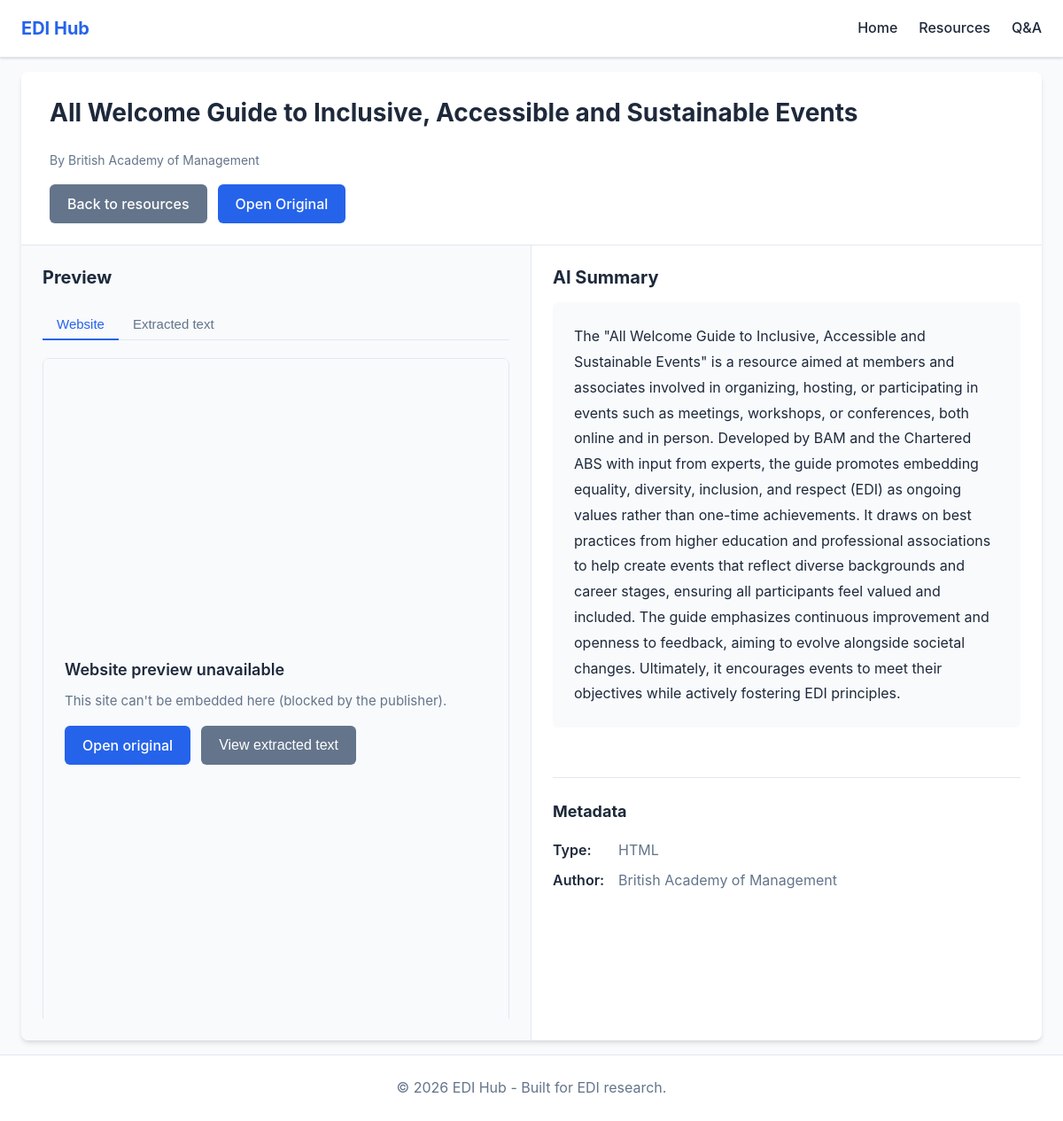
Page /resource/5 on the committed database.
### tables this page shows
CREATE TABLE summaries (
                id TEXT PRIMARY KEY,
                title TEXT,
                included_excluded TEXT,
                status TEXT,
                kind TEXT,
                clean_url TEXT,
                final_url TEXT,
                text_path TEXT,
                text_len INTEGER,

                resource_type TEXT,
                resource_format TEXT,

                model TEXT,
                summary TEXT,
                created_at_utc REAL,

                error TEXT
            , author TEXT);

### app.py (the view)
@app.route("/resource/<resource_id>")
def resource_detail(resource_id: str):
    resource = get_resource_by_id(resource_id)
    if not resource:
        abort(404, description="Resource not found")
    if resource.get("is_hidden"):
        return render_template("resource_unavailable.html")
    preview_type = "none"
    preview_content = None
    kind = resource["kind"]
    raw_path = resource["raw_path"]
    text_path = resource["text_path"]
    if kind == "pdf" and raw_path:
        raw_file = PROJECT_ROOT / raw_path
        if raw_file.exists() and raw_file.suffix.lower() == ".pdf":
            preview_type = "pdf"
            pdf_url = url_for("serve_pdf", resource_id=resource_id)
            extracted_html = None
            if text_path:
                text_file = PROJECT_ROOT / text_path
                if text_file.exists():
                    try:
                        raw_text = text_file.read_text(encoding="utf-8", errors="ignore")
                        extracted_html = _format_extracted_text(raw_text)
                    except Exception:
                        pass
            preview_content = {"pdf_path": pdf_url, "extracted_html": extracted_html}
    elif kind == "html":
        extracted_html = None
        if text_path:
            text_file = PROJECT_ROOT / text_path
            if text_file.exists():
                try:
                    raw_text = text_file.read_text(encoding="utf-8", errors="ignore")
                    extracted_html = _format_extracted_text(raw_text)
                except Exception:
                    pass
        open_original_url = resource.get("display_url") or resource.get("final_url") or ""
        if open_original_url and not open_original_url.strip().lower().startswith("http"):
            open_original_url = ""  # avoid accidentally using a relative path
        if open_original_url and app.debug:
            print(f"[resource_detail] HTML open_original_url (external): {open_original_url[:80]}...")
        if open_original_url:
            preview_type = "iframe"
            preview_content = {"url": open_original_url, "extracted_html": extracted_html}
        elif extracted_html:
            preview_type = "article"
            preview_content = {"extracted_html": extracted_html}
        else:
            preview_type = "none"
            preview_content = None
    return render_template(
        "resource_detail.html",
        resource=resource,
        preview_type=preview_type,
        preview_content=preview_content,
    )

### app.py (called while the page is built)
def _is_heading_line(line: str) -> bool:
    if len(line) > 80:
        return False
    stripped = line.strip()
    if not stripped:
        return False
    if len(stripped) >= 2 and stripped.isupper() and stripped.isalpha():
        return True
    words = stripped.split()
    if 1 <= len(words) <= 8 and all(w[0].isupper() for w in words if w and w[0].isalpha()):
        return True
    return False

### web/db.py (called while the page is built, shortened)
def should_hide_resource(row: dict[str, Any]) -> bool:
    kind = (row.get("kind") or "").strip().lower()
    status = (row.get("status") or "").strip().upper()
    error = (row.get("error") or "").strip().lower()
    final_url = (row.get("final_url") or "").strip()
    clean_url = (row.get("clean_url") or "").strip()
    if kind == "media":
        return True
    if status == "SKIPPED_MEDIA" or status.startswith("FAILED"):
        return True
    if error and any(sub in error for sub in ERROR_FAILURE_SUBSTRINGS):
        return True
    if not final_url and not clean_url:
        return True
    return False

def get_db_connection():
    if not DB_PATH.exists():
        raise FileNotFoundError(f"Database not found: {DB_PATH}")
    return sqlite3.connect(DB_PATH)

def find_raw_path(resource_id: str, kind: str) -> Optional[str]:
    if kind != "pdf":
        return None

### web/templates/resource_detail.html (shortened to what this page needs)
{% extends "base.html" %}
{% block content %}
<div class="resource-detail-container">
    <div class="resource-header">
        <h1>{{ resource.title }}</h1>
        {% if resource.author %}
        <p class="resource-author">By {{ resource.author }}</p>
        {% endif %}
        <div class="resource-header-actions">
            <a href="{{ url_for('resources') }}" class="btn btn-secondary">Back to resources</a>
            {% if resource.has_valid_url %}
            <a href="{{ resource.display_url }}" target="_blank" rel="noopener noreferrer" class="btn btn-primary" title="Open original resource in a new tab" data-original-url="{{ resource.display_url }}">
                Open Original
            </a>
            {% else %}
            <span class="btn btn-primary btn-disabled" title="No URL available for this resource.">Open Original</span>
            {% endif %}
        </div>
    </div>
    <div class="split-view">
        <div class="preview-pane">
            <h2>Preview</h2>
            {% if preview_type == "pdf" %}
            <div class="pdf-preview-tabs html-preview-tabs" role="tablist" aria-label="PDF preview type">
                <div class="preview-tablist">
                    <button type="button" class="preview-tab active" role="tab" id="tab-pdf-preview" aria-selected="true" aria-controls="panel-pdf-preview" data-tab="pdf">PDF Preview</button>
                    <button type="button" class="preview-tab" role="tab" id="tab-pdf-extracted" aria-selected="false" aria-controls="panel-pdf-extracted" data-tab="pdf-extracted"{% if not preview_content.extracted_html %} disabled{% endif %}>Extracted text</button>
                </div>
                <div id="panel-pdf-preview" class="preview-tabpanel" role="tabpanel" aria-labelledby="tab-pdf-preview">
                    <div class="pdf-viewer">
                        <iframe
                            src="{{ preview_content.pdf_path }}#toolbar=0&navpanes=0&scrollbar=1"
                            title="PDF Preview"
                        ></iframe>
                    </div>
                </div>
                <div id="panel-pdf-extracted" class="preview-tabpanel" role="tabpanel" aria-labelledby="tab-pdf-extracted" hidden>
                    {% if preview_content.extracted_html %}
                    <div class="extract-search-bar">
                        <input type="text" id="pdf-extract-search-input" class="extract-search" placeholder="Search within preview…" aria-label="Search within extracted text" autocomplete="off">
                        <span id="pdf-match-count" class="extract-match-count" aria-live="polite"></span>
                        <div class="extract-nav-buttons">
                            <button type="button" id="pdf-prev-btn" class="btn btn-small btn-outline" aria-label="Previous match" disabled>Previous</button>
                            <button type="button" id="pdf-next-btn" class="btn btn-small btn-outline" aria-label="Next match" disabled>Next</button>
                        </div>
                    </div>
                    <div id="pdf-extracted-text" class="article-content extract-content-inner extract-content-full">{{ preview_content.extracted_html|safe }}</div>
                    {% else %}
                    <p class="preview-no-extract-msg">Extracted text unavailable for this resource.</p>
                    {% endif %}
                </div>
            </div>
            {% elif preview_type == "iframe" or preview_type == "article" %}
            <div class="html-preview-tabs" role="tablist" aria-label="Preview type">
                <div class="preview-tablist">
                    <button type="button" class="preview-tab active" role="tab" id="tab-website" aria-selected="true" aria-controls="panel-website" data-tab="website">Website</button>
                    <button type="button" class="preview-tab" role="tab" id="tab-extracted" aria-selected="false" aria-controls="panel-extracted" data-tab="extracted"{% if not preview_content.extracted_html %} disabled{% endif %}>Extracted text</button>
                </div>
                <div id="panel-website" class="preview-tabpanel" role="tabpanel" aria-labelledby="tab-website">
                    {% if preview_type == "iframe" %}
                    <div id="html-iframe-container" class="iframe-wrapper html-iframe-container">
                        <div id="html-iframe-fallback" class="iframe-fallback" role="alert" aria-live="polite" hidden>
                            <h3 class="iframe-fallback-title">Website preview unavailable</h3>
                            <p class="iframe-fallback-body">This site can't be embedded here (blocked by the publisher).</p>
                            <div class="iframe-fallback-actions">
                                {% if resource.has_valid_url %}
                                <a href="{{ resource.display_url }}" target="_blank" rel="noopener noreferrer" class="btn btn-primary">Open original</a>
                                {% else %}
                                <span class="btn btn-primary btn-disabled">Open original</span>
                                {% endif %}
                                <button type="button" class="btn btn-secondary" id="iframe-fallback-view-extracted">View extracted text</button>
                            </div>
                        </div>
                    </div>
                    {% else %}
                    <p class="preview-no-website-msg">No live link for this resource. Use the <strong>Extracted text</strong> tab to read the content.</p>
                    {% endif %}
                </div>
            </div>
            {% elif preview_type == "text" %}
            <div class="text-preview">
                <pre class="text-content">{{ preview_content.text }}</pre>
            </div>
            {% else %}
            <div class="no-preview">
                <p>Preview not available for this resource.</p>
                <p>{% if resource.has_valid_url %}Please use the <strong>Open Original</strong> button above to view the resource.{% else %}No preview or URL available.{% endif %}</p>
            </div>
            {% endif %}
        </div>
        <div class="summary-pane">
            <h2>AI Summary</h2>
            {% if resource.has_summary %}
            <div class="summary-content">
                <p>{{ resource.summary }}</p>
            </div>
            {% endif %}
            <div class="resource-metadata">
                <h3>Metadata</h3>
                <dl>
                    <dt>Type:</dt>
                    <dd>{{ resource.kind|upper }}</dd>
                    {% if resource.author %}
                    <dt>Author:</dt>
                    <dd>{{ resource.author }}</dd>
                    {% endif %}
                </dl>
            </div>
        </div>
    </div>
</div>
{% endblock %}

### web/static/style.css (style rules this page uses)
* { margin: 0; padding: 0; box-sizing: border-box; }
:root { --primary-color: #2563eb; --primary-hover: #1d4ed8; --secondary-color: #64748b; --secondary-hover: #475569; --bg-color: #ffffff; --bg-alt: #f8fafc; --text-color: #1e293b; --text-muted: #64748b; --border-color: #e2e8f0; --shadow: 0 1px 3px 0 rgba(0, 0, 0, 0.1), 0 1px 2px 0 rgba(0, 0, 0, 0.06); --shadow-md: 0 4px 6px -1px rgba(0, 0, 0, 0.1), 0 2px 4px -1px rgba(0, 0, 0, 0.06); --shadow-lg: 0 10px 15px -3px rgba(0, 0, 0, 0.1), 0 4px 6px -2px rgba(0, 0, 0, 0.05); }
body { font-family: -apple-system, BlinkMacSystemFont, "Segoe UI", Roboto, "Helvetica Neue", Arial, sans-serif; line-height: 1.6; color: var(--text-color); background-color: var(--bg-alt); min-height: 100vh; display: flex; flex-direction: column; }
.btn { display: inline-block; padding: 0.625rem 1.25rem; font-size: 1rem; font-weight: 500; text-align: center; text-decoration: none; border: none; border-radius: 0.375rem; cursor: pointer; transition: all 0.2s; line-height: 1.5; }
.btn-primary { background-color: var(--primary-color); color: white; }
.btn-secondary { background-color: var(--secondary-color); color: white; }
.resource-author { color: var(--text-muted); font-size: 0.875rem; margin-bottom: 0; }
.resource-detail-container { background: var(--bg-color); border-radius: 0.5rem; box-shadow: var(--shadow-md); overflow: hidden; min-height: calc(100vh - 120px); }
.resource-header { padding: 1.5rem 2rem; border-bottom: 1px solid var(--border-color); display: flex; flex-wrap: wrap; align-items: center; gap: 1rem; }
.resource-header h1 { font-size: 1.75rem; margin-bottom: 0.25rem; color: var(--text-color); flex: 1 1 100%; }
.resource-header .resource-author { color: var(--text-muted); margin-bottom: 0; flex: 1 1 100%; }
.resource-header-actions { display: flex; flex-wrap: wrap; gap: 0.75rem; align-items: center; }
.split-view { display: grid; grid-template-columns: 1fr 1fr; min-height: calc(100vh - 220px); height: calc(100vh - 220px); }
.preview-pane, .summary-pane { padding: 1.25rem 1.5rem; overflow-y: auto; height: 100%; display: flex; flex-direction: column; }
.preview-pane { border-right: 1px solid var(--border-color); background: var(--bg-alt); }
.preview-pane h2, .summary-pane h2 { font-size: 1.25rem; margin-bottom: 0.75rem; color: var(--text-color); flex-shrink: 0; }
.pdf-viewer, .iframe-preview, .iframe-wrapper { margin-top: 0.5rem; border-radius: 0.375rem; overflow: hidden; background: var(--bg-color); flex: 1; min-height: 0; display: flex; flex-direction: column; }
.html-iframe-container { position: relative; }
.iframe-fallback { display: flex; margin-top: 0; padding: 1.5rem; background: var(--bg-alt); border: 1px solid var(--border-color); border-radius: 0.375rem; min-height: calc(100vh - 320px); flex-direction: column; justify-content: center; }
.html-iframe-container.iframe-fallback-active .iframe-fallback { display: flex !important; }
.iframe-fallback-title { font-size: 1.125rem; font-weight: 600; color: var(--text-color); margin-bottom: 0.5rem; }
.iframe-fallback-body { color: var(--text-muted); font-size: 0.9375rem; margin-bottom: 1rem; }
.iframe-fallback-actions { display: flex; flex-wrap: wrap; gap: 0.75rem; align-items: center; }
.html-preview-tabs { margin-top: 0.5rem; display: flex; flex-direction: column; flex: 1; min-height: 0; }
.preview-tablist { display: flex; gap: 0; border-bottom: 1px solid var(--border-color); margin-bottom: 0.75rem; }
.preview-tab { padding: 0.5rem 1rem; border: none; border-bottom: 2px solid transparent; margin-bottom: -1px; background: transparent; color: var(--text-muted); font-size: 0.9375rem; font-weight: 500; cursor: pointer; border-radius: 0.25rem 0.25rem 0 0; }
.preview-tab.active { color: var(--primary-color); border-bottom-color: var(--primary-color); }
.preview-tabpanel { flex: 1; min-height: 0; display: flex; flex-direction: column; }
.summary-content { background: var(--bg-alt); padding: 1.5rem; border-radius: 0.375rem; margin-bottom: 1.5rem; line-height: 1.8; }
.resource-metadata { margin-top: 2rem; padding-top: 1.5rem; border-top: 1px solid var(--border-color); }
.resource-metadata h3 { font-size: 1.125rem; margin-bottom: 1rem; color: var(--text-color); }
.resource-metadata dl { display: grid; grid-template-columns: auto 1fr; gap: 0.5rem 1rem; }
.resource-metadata dt { font-weight: 600; color: var(--text-color); }
.resource-metadata dd { color: var(--text-muted); }

### rows in the picture
summaries: title "All Welcome Guide to Inclusive, Accessible and Sustainable Events", author "British Academy of Management", summary "The \"All Welcome Guide to Inclusive, Accessible and Sustainable Events\" is a resource aimed at members and associates involved in organizing, hosting, or participating in events such as meetings, workshops, or conferences, both online and in person. Developed by BAM and the Chartered ABS with input from experts, the guide promotes embedding equality, diversity, inclusion, and respect (EDI) as ongoing values rather than one-time achievements. It draws on best practices from higher education and professional associations to help create events that reflect diverse backgrounds and career stages, ensuring all participants feel valued and included. The guide emphasizes continuous improvement and…", kind "HTML"
